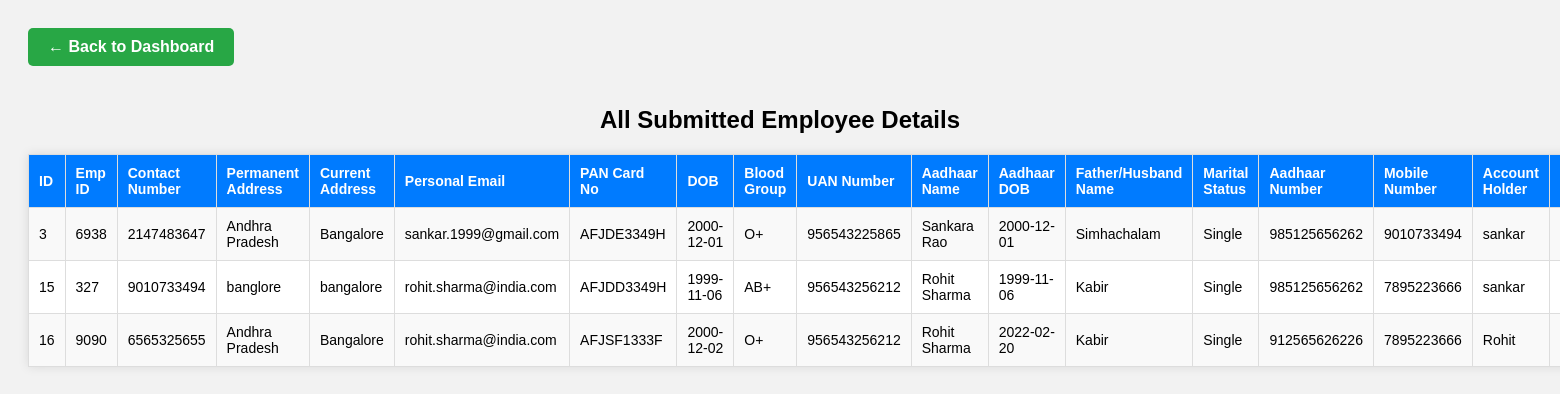
Page /superadmin/view_employee_details.php on the committed database.
### tables this page shows
CREATE TABLE `employee_details` (
  `id` int(11) NOT NULL,
  `emp_id` int(11) DEFAULT NULL,
  `contact_number` varchar(10) DEFAULT NULL,
  `permanent_address` text DEFAULT NULL,
  `current_address` text DEFAULT NULL,
  `personal_email` varchar(255) DEFAULT NULL,
  `pan_card_no` varchar(20) DEFAULT NULL,
  `dob` date DEFAULT NULL,
  `blood_group` varchar(5) DEFAULT NULL,
  `uan_number` varchar(20) DEFAULT NULL,
  `aadhaar_name` varchar(255) DEFAULT NULL,
  `aadhaar_dob` date DEFAULT NULL,
  `father_or_husband` varchar(255) DEFAULT NULL,
  `marital_status` varchar(20) DEFAULT NULL,
  `aadhaar_number` varchar(20) DEFAULT NULL,
  `mobile_number` varchar(10) DEFAULT NULL,
  `account_holder` varchar(255) DEFAULT NULL,
  `account_number` varchar(30) DEFAULT NULL,
  `ifsc_code` varchar(15) DEFAULT NULL,
  `branch_name` varchar(100) DEFAULT NULL,
  `experience` varchar(100) DEFAULT NULL,
  `department` varchar(100) DEFAULT NULL
);

### superadmin/view_employee_details.php (the view, shortened to what this page needs)
<?php
$conn = new mysqli("localhost", "root", "", "emp_details");
$sql = "SELECT * FROM employee_details";
$result = $conn->query($sql);
?>
<!DOCTYPE html>
<html>
<head>
</head>
<body>
    <a href="dashboard.php" style="
    display: inline-block;
    background-color: #28a745;
    color: white;
    padding: 10px 20px;
    margin-bottom: 20px;
    text-decoration: none;
    border-radius: 5px;
    font-weight: bold;
">
    ← Back to Dashboard
</a>
<h2>All Submitted Employee Details</h2>
<td>
<?php if ($result && $result->num_rows > 0): ?>
    <table>
        <tr>
            <th>ID</th>
            <th>Emp ID</th>
            <th>Contact Number</th>
            <th>Permanent Address</th>
            <th>Current Address</th>
            <th>Personal Email</th>
            <th>PAN Card No</th>
            <th>DOB</th>
            <th>Blood Group</th>
            <th>UAN Number</th>
            <th>Aadhaar Name</th>
            <th>Aadhaar DOB</th>
            <th>Father/Husband Name</th>
            <th>Marital Status</th>
            <th>Aadhaar Number</th>
            <th>Mobile Number</th>
            <th>Account Holder</th>
            <th>Account Number</th>
        </tr>
        <?php while ($row = $result->fetch_assoc()): ?>
            <tr>
                <td><?= htmlspecialchars($row['id']) ?></td>
                <td><?= htmlspecialchars($row['emp_id']) ?></td>
                <td><?= htmlspecialchars($row['contact_number']) ?></td>
                <td><?= htmlspecialchars($row['permanent_address']) ?></td>
                <td><?= htmlspecialchars($row['current_address']) ?></td>
                <td><?= htmlspecialchars($row['personal_email']) ?></td>
                <td><?= htmlspecialchars($row['pan_card_no']) ?></td>
                <td><?= htmlspecialchars($row['dob']) ?></td>
                <td><?= htmlspecialchars($row['blood_group']) ?></td>
                <td><?= htmlspecialchars($row['uan_number']) ?></td>
                <td><?= htmlspecialchars($row['aadhaar_name']) ?></td>
                <td><?= htmlspecialchars($row['aadhaar_dob']) ?></td>
                <td><?= htmlspecialchars($row['father_or_husband']) ?></td>
                <td><?= htmlspecialchars($row['marital_status']) ?></td>
                <td><?= htmlspecialchars($row['aadhaar_number']) ?></td>
                <td><?= htmlspecialchars($row['mobile_number']) ?></td>
                <td><?= htmlspecialchars($row['account_holder']) ?></td>
                <td><?= htmlspecialchars($row['account_number']) ?></td>
            </tr>
        <?php endwhile; ?>
    </table>
<?php else: ?>
    <p class="no-data">No employee details submitted yet.</p>
<?php endif; ?>
</body>
</html>

### superadmin/view_employee_details.php (style rules this page uses)
body { font-family: Arial, sans-serif; background: #f2f2f2; padding: 20px; }
h2 { text-align: center; }
table { width: 100%; border-collapse: collapse; background: #fff; box-shadow: 0 0 10px rgba(0,0,0,0.1); }
th, td { padding: 10px; border: 1px solid #ddd; text-align: left; font-size: 14px; }
th { background-color: #007bff; color: white; }
tr:nth-child(even) { background-color: #f9f9f9; }

### rows in the picture
employee_details: id "3", emp "6938", contact_number "2147483647", permanent_address "Andhra Pradesh", current_address "Bangalore", personal_email "sankar.1999@gmail.com", pan_card_no "AFJDE3349H", dob "2000-12-01", blood_group "O+", uan_number "956543225865", aadhaar_name "Sankara Rao", aadhaar_dob "2000-12-01", father_or_husband "Simhachalam", marital_status "Single", aadhaar_number "985125656262", mobile_number "9010733494", account_holder "sankar"
employee_details: id "15", emp "327", contact_number "9010733494", permanent_address "banglore", current_address "bangalore", personal_email "rohit.sharma@india.com", pan_card_no "AFJDD3349H", dob "1999-11-06", blood_group "AB+", uan_number "956543256212", aadhaar_name "Rohit Sharma", aadhaar_dob "1999-11-06", father_or_husband "Kabir", marital_status "Single", aadhaar_number "985125656262", mobile_number "7895223666", account_holder "sankar"
employee_details: id "16", emp "9090", contact_number "6565325655", permanent_address "Andhra Pradesh", current_address "Bangalore", personal_email "rohit.sharma@india.com", pan_card_no "AFJSF1333F", dob "2000-12-02", blood_group "O+", uan_number "956543256212", aadhaar_name "Rohit Sharma", aadhaar_dob "2022-02-20", father_or_husband "Kabir", marital_status "Single", aadhaar_number "912565626226", mobile_number "7895223666", account_holder "Rohit"
